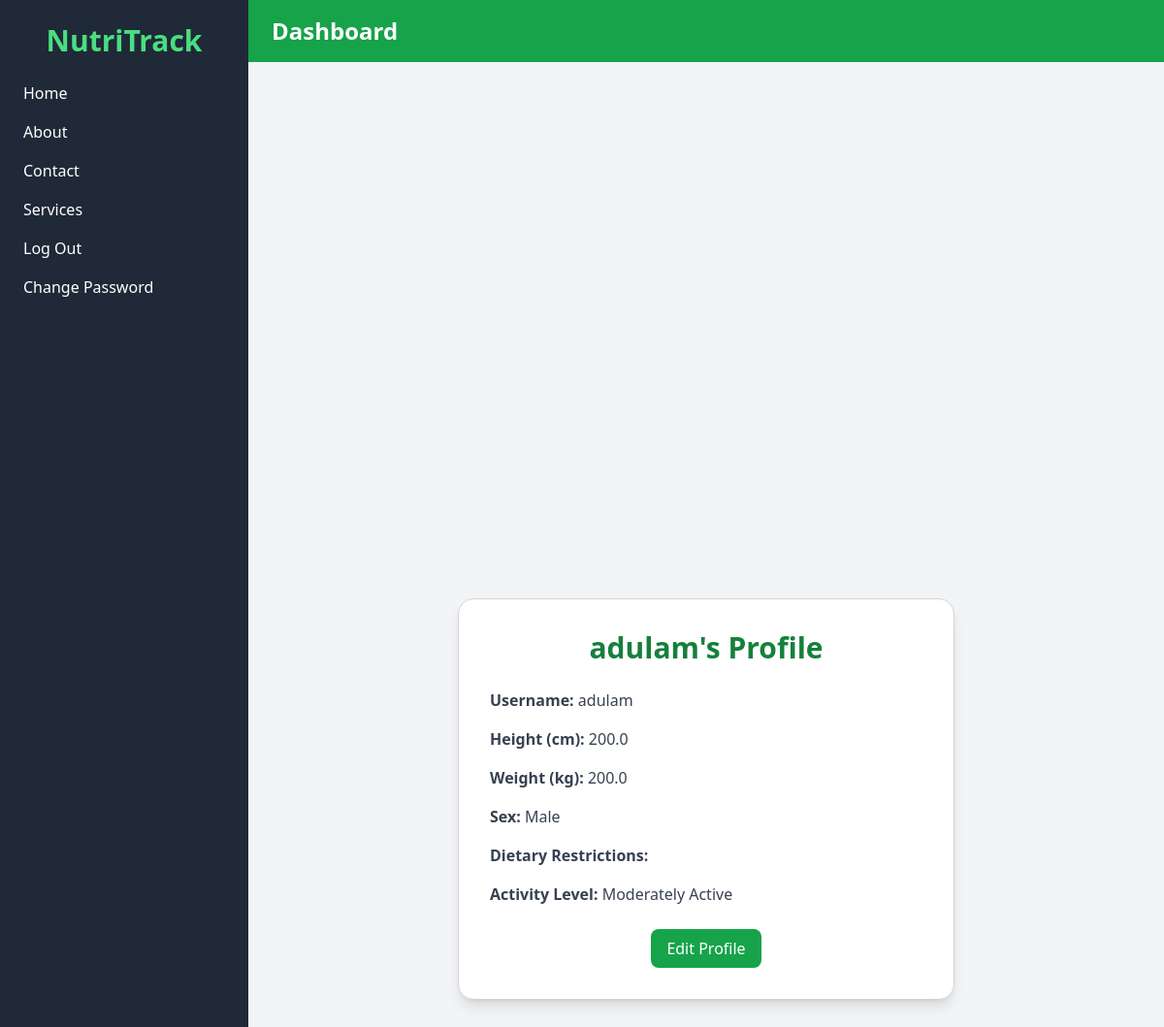
Page /profiles/view/ (signed in) on the committed database.
### profiles/models.py (models this page shows, shortened)
class UserProfile(models.Model):
    user = models.OneToOneField(User, on_delete=models.CASCADE)
    SEX_CHOICES = [
        ('M', 'Male'),
        ('F', 'Female'),
    ]
    sex = models.CharField(max_length=1, choices=SEX_CHOICES, null=True, blank=True)
    height_cm = models.FloatField(
        null=True, blank=True,
        validators=[MinValueValidator(0.0)]
    )
    weight_kg = models.FloatField(
        null=True, blank=True,
        validators=[MinValueValidator(0.0)]
    )
    DIETARY_RESTRICTIONS_CHOICES = [
        ('vegetarian', 'Vegetarian'),
        ('allergic_to_seafood', 'Allergic to Seafood'),
        ('peanuts', 'Allergic to Peanuts'),
        ('lactose_intolerant', 'Lactose Intolerant'),
    ]
    dietary_restrictions = models.TextField(
        blank=True,
        help_text="Comma‑separated dietary restrictions"
    )
    ACTIVITY_LEVEL_CHOICES = [
        ('sedentary', 'Sedentary'),
        ('lightly_active', 'Lightly Active'),
        ('moderately_active', 'Moderately Active'),
        ('very_active', 'Very Active'),
        ('super_active', 'Super Active'),
    ]
    activity_level = models.CharField(
        max_length=50,
        choices=ACTIVITY_LEVEL_CHOICES,
        null=True, blank=True
    )

### profiles/views.py (the view)
# urls.py: path('view/', views.view_profile, name='profiles.view_profile'),
@login_required
def view_profile(request):
    profile, created = UserProfile.objects.get_or_create(user=request.user)
    return render(request, 'profiles/view_profile.html', {'profile': profile})

### profiles/templates/profiles/view_profile.html
{% extends "profiles/base.html" %}
{% block body %}
{% load static %}
<div class="flex items-center justify-center min-h-screen bg-gray-100 px-4">
    <div class="w-full max-w-lg bg-white rounded-2xl shadow-lg p-8 border border-gray-300">
        <h1 class="text-3xl font-bold text-center text-green-700 mb-6">{{ profile.user.username }}'s Profile</h1>
        <div class="space-y-4 text-gray-700">
            <p><strong>Username:</strong> {{ profile.user.username }}</p>
            <p><strong>Height (cm):</strong> {{ profile.height_cm }}</p>
            <p><strong>Weight (kg):</strong> {{ profile.weight_kg }}</p>
            <p><strong>Sex:</strong> {{ profile.get_sex_display }}</p>
            <p><strong>Dietary Restrictions:</strong> {{ profile.dietary_restrictions }}</p>
            <p><strong>Activity Level:</strong> {{ profile.get_activity_level_display }}</p>
        </div>
        <div class="mt-6 text-center">
            <a href="{% url 'profiles.edit_profile' %}"
                class="inline-block py-2 px-4 bg-green-600 text-white rounded-lg hover:bg-green-700 transition duration-200">
                Edit Profile
            </a>
        </div>
    </div>
</div>
{% endblock %}

### rows in the picture
UserProfile: user.username "adulam", height_cm "200.0", weight_kg "200.0", sex "Male", activity_level "Moderately Active"
